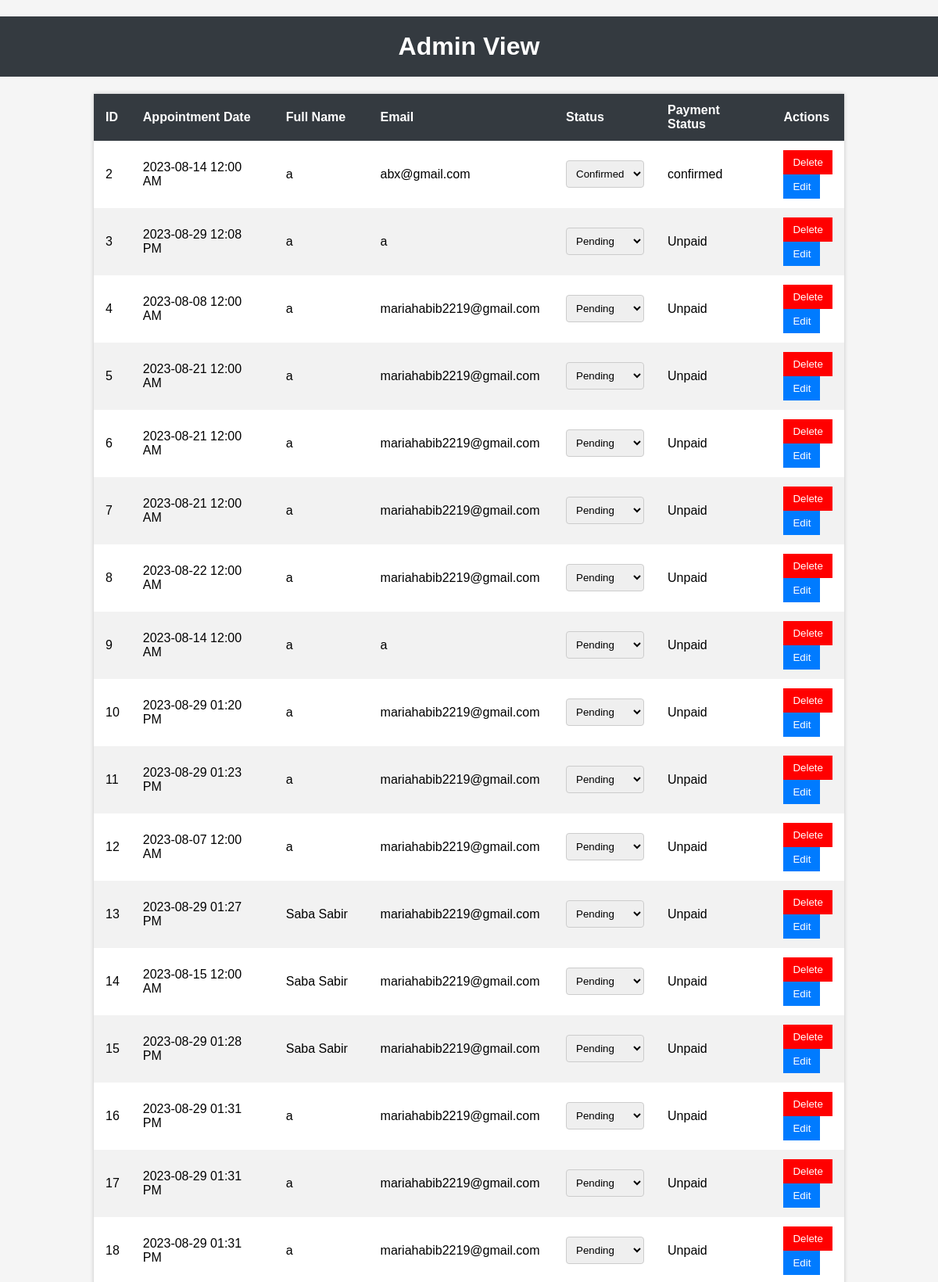
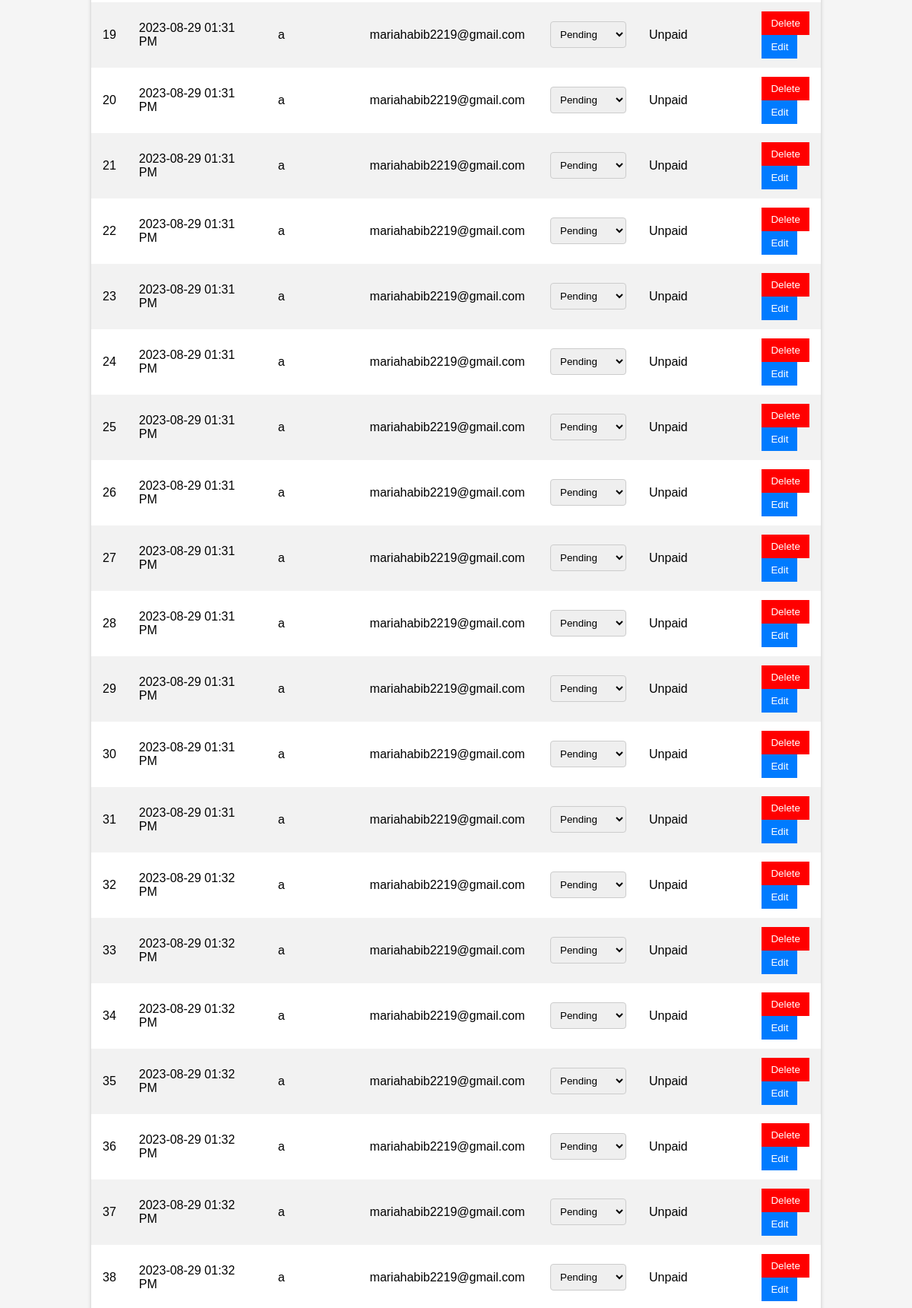
/admin_view (signed in, upper part), run on the app's committed database (2 pictures, top to bottom).
### app.py (models this page shows)
class Appointment(db.Model):
    id = db.Column(db.Integer, primary_key=True)
    full_name = db.Column(db.String)
    email = db.Column(db.String)
    status = db.Column(db.String)
    payment_status = db.Column(db.String)
    date =  db.Column(db.DateTime)

### app.py (the view, shortened to what this page needs)
@app.route('/admin_view', methods=['GET', 'POST'])
def admin_view():
    if 'admin_authenticated' not in session or not session['admin_authenticated']:
        return redirect(url_for('login'))
    appointments = Appointment.query.all()
    return render_template('admin_view.html', appointments=appointments)

### templates/admin_view.html (shortened to what this page needs)
<!DOCTYPE html>
<html>
<head>
</head>
<body>
    <h1>Admin View</h1>
    <table>
        <thead>
            <tr>
                <th>ID</th>
                <th>Appointment Date</th>
                <th>Full Name</th>
                <th>Email</th>
                <th>Status</th>
                <th>Payment Status</th>
                <th>Actions</th>
            </tr>
        </thead>
        <tbody>
            {% for appointment in appointments %}
            <tr>
                <td>{{ appointment.id }}</td>
                <td>{{ appointment.date.strftime('%Y-%m-%d %I:%M %p') }}</td>
                <td>{{ appointment.full_name }}</td>
                <td>{{ appointment.email }}</td>
                <td>
                    <select name="appointment_status">
                        <option value="pending" {% if appointment.status == 'pending' %}selected{% endif %}>Pending</option>
                        <option value="confirmed" {% if appointment.status == 'confirmed' %}selected{% endif %}>Confirmed</option>
                    </select>
                </td>
                <td>{{ appointment.payment_status }}</td>
                <td>
                    <form method="POST" action="{{ url_for('admin_view') }}">
                        <button type="submit" id="delete_button" name="action" value="delete" style="background-color: #ff0000; color: #fff;">Delete</button>
                    </form>
                    <form method="GET" action="{{ url_for('edit_appointment', appointment_id=appointment.id) }}">
                      <button type="submit">Edit</button>
                  </form>
                </td>
            </tr>
            {% endfor %}
        </tbody>
    </table>
</body>
</html>

### templates/admin_view.html (style rules this page uses)
body { font-family: Arial, sans-serif; margin: 0; padding: 0; background-color: #f5f5f5; }
h1 { text-align: center; padding: 20px; background-color: #343a40; color: #fff; }
table { margin: 20px auto; border-collapse: collapse; width: 80%; background-color: #fff; box-shadow: 0px 0px 5px 0px rgba(0,0,0,0.2); }
th, td { padding: 12px 15px; text-align: left; }
th { background-color: #343a40; color: #fff; }
tr:nth-child(even) { background-color: #f2f2f2; }
select { padding: 8px; border: 1px solid #ccc; border-radius: 4px; }
button { padding: 8px 12px; border: none; background-color: #007bff; color: #fff; cursor: pointer; }

### data on the page
Appointment: id "2", date "2023-08-14 12:00 AM", full_name "a", email "abx@gmail.com", appointment_status "Confirmed", payment_status "confirmed"
Appointment: id "3", date "2023-08-29 12:08 PM", full_name "a", email "a", payment_status "Unpaid"
Appointment: id "4", date "2023-08-08 12:00 AM", full_name "a", email "mariahabib2219@gmail.com", payment_status "Unpaid"
Appointment: id "5", date "2023-08-21 12:00 AM", full_name "a", email "mariahabib2219@gmail.com", payment_status "Unpaid"
Appointment: id "6", date "2023-08-21 12:00 AM", full_name "a", email "mariahabib2219@gmail.com", payment_status "Unpaid"
Appointment: id "7", date "2023-08-21 12:00 AM", full_name "a", email "mariahabib2219@gmail.com", payment_status "Unpaid"
Appointment: id "8", date "2023-08-22 12:00 AM", full_name "a", email "mariahabib2219@gmail.com", payment_status "Unpaid"
Appointment: id "9", date "2023-08-14 12:00 AM", full_name "a", email "a", payment_status "Unpaid"
Appointment: id "10", date "2023-08-29 01:20 PM", full_name "a", email "mariahabib2219@gmail.com", payment_status "Unpaid"
Appointment: id "11", date "2023-08-29 01:23 PM", full_name "a", email "mariahabib2219@gmail.com", payment_status "Unpaid"
Appointment: id "12", date "2023-08-07 12:00 AM", full_name "a", email "mariahabib2219@gmail.com", payment_status "Unpaid"
Appointment: id "13", date "2023-08-29 01:27 PM", full_name "Saba Sabir", email "mariahabib2219@gmail.com", payment_status "Unpaid"
Appointment: id "14", date "2023-08-15 12:00 AM", full_name "Saba Sabir", email "mariahabib2219@gmail.com", payment_status "Unpaid"
Appointment: id "15", date "2023-08-29 01:28 PM", full_name "Saba Sabir", email "mariahabib2219@gmail.com", payment_status "Unpaid"
Appointment: id "16", date "2023-08-29 01:31 PM", full_name "a", email "mariahabib2219@gmail.com", payment_status "Unpaid"
Appointment: id "17", date "2023-08-29 01:31 PM", full_name "a", email "mariahabib2219@gmail.com", payment_status "Unpaid"
Appointment: id "18", date "2023-08-29 01:31 PM", full_name "a", email "mariahabib2219@gmail.com", payment_status "Unpaid"
Appointment: id "19", date "2023-08-29 01:31 PM", full_name "a", email "mariahabib2219@gmail.com", payment_status "Unpaid"
Appointment: id "20", date "2023-08-29 01:31 PM", full_name "a", email "mariahabib2219@gmail.com", payment_status "Unpaid"
Appointment: id "21", date "2023-08-29 01:31 PM", full_name "a", email "mariahabib2219@gmail.com", payment_status "Unpaid"
Appointment: id "22", date "2023-08-29 01:31 PM", full_name "a", email "mariahabib2219@gmail.com", payment_status "Unpaid"
Appointment: id "23", date "2023-08-29 01:31 PM", full_name "a", email "mariahabib2219@gmail.com", payment_status "Unpaid"
Appointment: id "24", date "2023-08-29 01:31 PM", full_name "a", email "mariahabib2219@gmail.com", payment_status "Unpaid"
Appointment: id "25", date "2023-08-29 01:31 PM", full_name "a", email "mariahabib2219@gmail.com", payment_status "Unpaid"
Appointment: id "26", date "2023-08-29 01:31 PM", full_name "a", email "mariahabib2219@gmail.com", payment_status "Unpaid"
Appointment: id "27", date "2023-08-29 01:31 PM", full_name "a", email "mariahabib2219@gmail.com", payment_status "Unpaid"
Appointment: id "28", date "2023-08-29 01:31 PM", full_name "a", email "mariahabib2219@gmail.com", payment_status "Unpaid"
Appointment: id "29", date "2023-08-29 01:31 PM", full_name "a", email "mariahabib2219@gmail.com", payment_status "Unpaid"
Appointment: id "30", date "2023-08-29 01:31 PM", full_name "a", email "mariahabib2219@gmail.com", payment_status "Unpaid"
Appointment: id "31", date "2023-08-29 01:31 PM", full_name "a", email "mariahabib2219@gmail.com", payment_status "Unpaid"
Appointment: id "32", date "2023-08-29 01:32 PM", full_name "a", email "mariahabib2219@gmail.com", payment_status "Unpaid"
Appointment: id "33", date "2023-08-29 01:32 PM", full_name "a", email "mariahabib2219@gmail.com", payment_status "Unpaid"
Appointment: id "34", date "2023-08-29 01:32 PM", full_name "a", email "mariahabib2219@gmail.com", payment_status "Unpaid"
Appointment: id "35", date "2023-08-29 01:32 PM", full_name "a", email "mariahabib2219@gmail.com", payment_status "Unpaid"
Appointment: id "36", date "2023-08-29 01:32 PM", full_name "a", email "mariahabib2219@gmail.com", payment_status "Unpaid"
Appointment: id "37", date "2023-08-29 01:32 PM", full_name "a", email "mariahabib2219@gmail.com", payment_status "Unpaid"
Appointment: id "38", date "2023-08-29 01:32 PM", full_name "a", email "mariahabib2219@gmail.com", payment_status "Unpaid"
